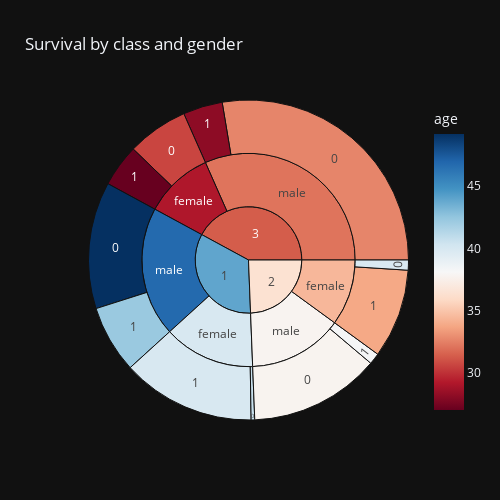

The notebook cell saved with this chart:
### Code cell
px.sunburst(df, path=['pclass','sex','survived'],values='age',
            title='Survival by class and gender', width=500, height=500,
                template='plotly_dark', color='age', color_continuous_scale='RdBu',)

### Figure 1 — Plotly figure (JSON) as saved in the notebook; plotly's stock layout.template omitted (floating-point values rounded to 4 significant figures)
{"data": [{"branchvalues": "total", "customdata": [[32.63], [39.88], [26.99], [49.19], [33.8], [30.61], [38.28], [37.75], [42.25], [28.11], [39.86], [40.64], [32.06], [39.9], [29.13], [46.78], [34.41], [37.79], [31.33], [43.93], [36.4]], "domain": {"x": [0, 1], "y": [0, 1]}, "hovertemplate": "labels=%{label}<br>age_sum=%{value}<br>parent=%{parent}<br>id=%{id}<br>age=%{color}<extra></extra>", "ids": ["3/male/0", "1/female/1", "3/female/1", "1/male/0", "2/female/1", "3/female/0", "2/male/1", "2/male/0", "1/male/1", "3/male/1", "2/female/0", "1/female/0", "3/male", "1/female", "3/female", "1/male", "2/female", "2/male", "3", "1", "2"], "labels": ["0", "1", "1", "0", "1", "0", "1", "0", "1", "1", "0", "0", "male", "female", "female", "male", "female", "male", "3", "1", "2"], "marker": {"coloraxis": "coloraxis", "colors": [32.63, 39.88, 26.99, 49.19, 33.8, 30.61, 38.28, 37.75, 42.25, 28.11, 39.86, 40.64, 32.06, 39.9, 29.13, 46.78, 34.41, 37.79, 31.33, 43.93, 36.4]}, "name": "", "parents": ["3/male", "1/female", "3/female", "1/male", "2/female", "3/female", "2/male", "2/male", "1/male", "3/male", "2/female", "1/female", "3", "1", "3", "1", "2", "2", "", "", ""], "type": "sunburst", "values": [5860.0, 2865.0, 908.5, 2720.0, 1910.0, 1310.0, 240.3, 2803.0, 1450.0, 846.4, 216.0, 77.0, 6706.0, 2942.0, 2218.0, 4169.0, 2126.0, 3043.0, 8925.0, 7111.0, 5169.0]}], "layout": {"coloraxis": {"colorbar": {"title": {"text": "age"}}, "colorscale": [[0, "rgb(103,0,31)"], [0.1, "rgb(178,24,43)"], [0.2, "rgb(214,96,77)"], [0.3, "rgb(244,165,130)"], [0.4, "rgb(253,219,199)"], [0.5, "rgb(247,247,247)"], [0.6, "rgb(209,229,240)"], [0.7, "rgb(146,197,222)"], [0.8, "rgb(67,147,195)"], [0.9, "rgb(33,102,172)"], [1, "rgb(5,48,97)"]]}, "height": 500, "legend": {"tracegroupgap": 0}, "title": {"text": "Survival by class and gender"}, "width": 500}}
